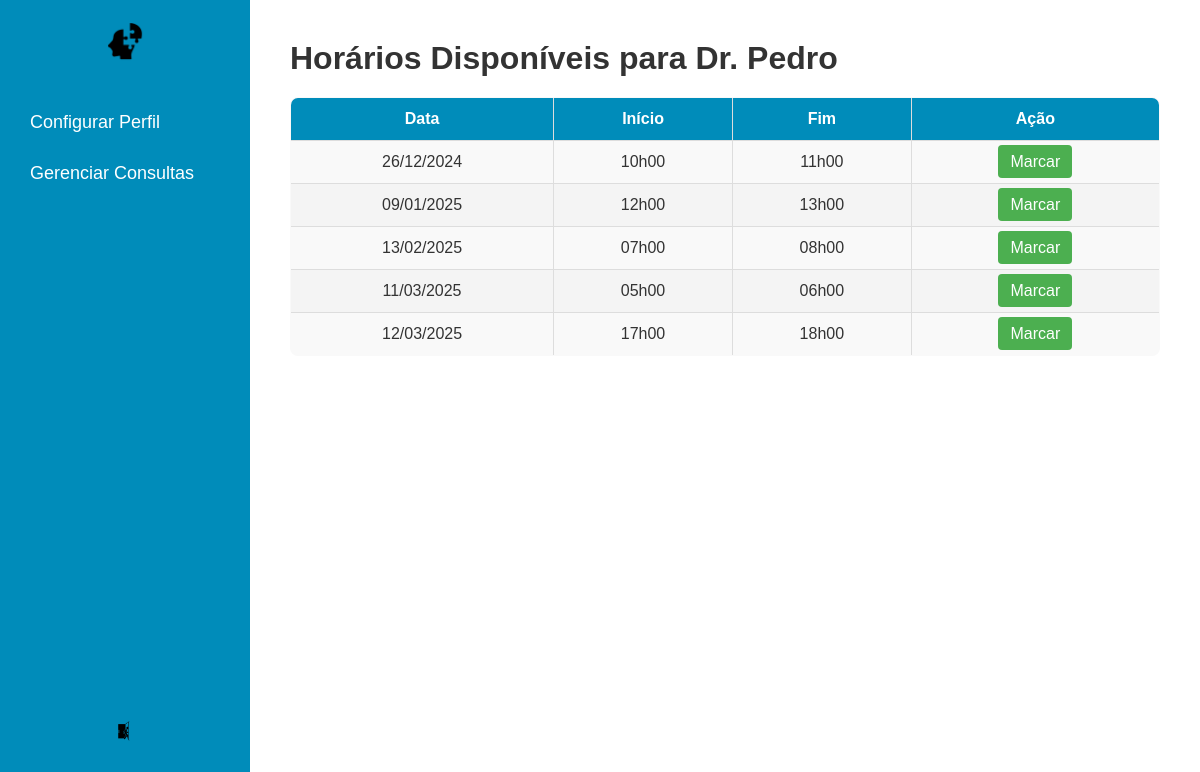
The app's page /psicologo/2/horarios/ (signed in), older data.
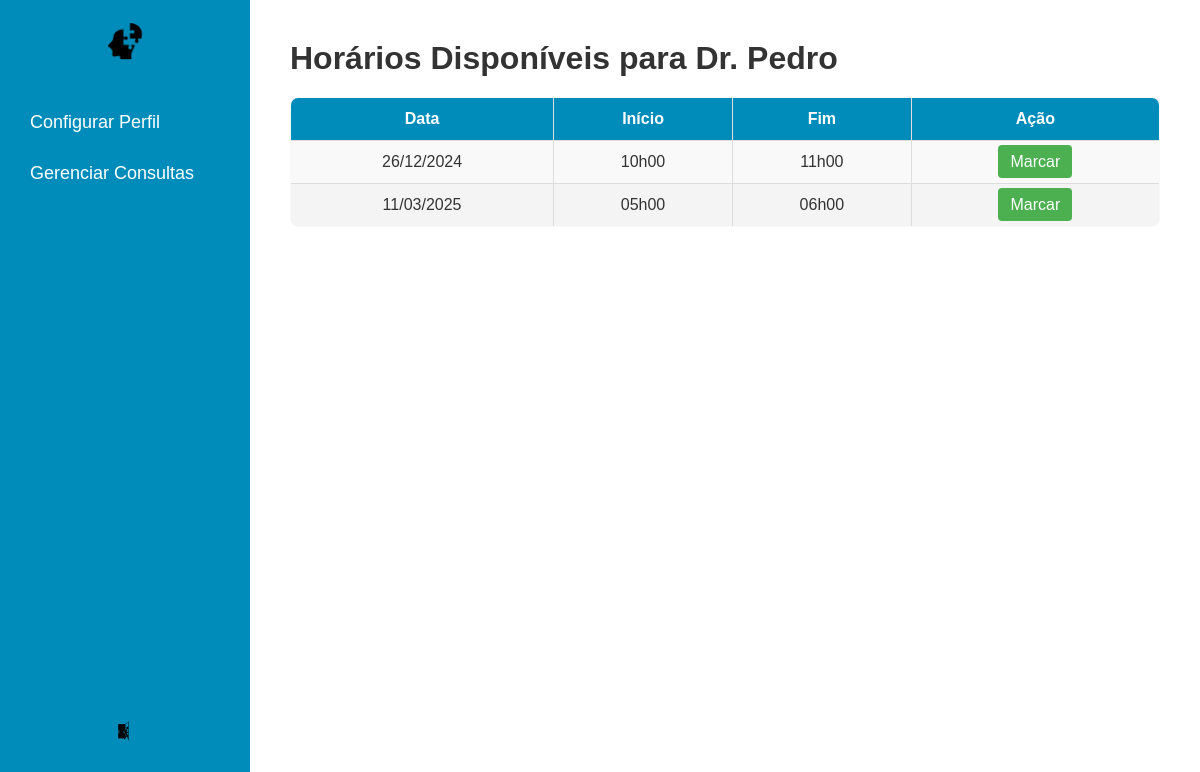
The same page, newer data.
### usuarios/models.py (models this page shows, shortened)
class Horario(models.Model):
    psicologo = models.ForeignKey(
        Psicologo, on_delete=models.CASCADE, related_name="horarios"
    )
    data = models.DateField()
    hora_inicio = models.CharField(
        max_length=20,
        choices=Hora.choices(),
    )
    hora_fim = models.CharField(
        max_length=20,
        choices=Hora.choices(),
    )
    disponivel = models.BooleanField(default=True)
    paciente = models.ForeignKey(
        Paciente, null=True, blank=True, on_delete=models.SET_NULL, related_name="horarios"
    )

### usuarios/views.py (the view)
# urls.py: path('psicologo/<int:psicologo_id>/horarios/', views.listar_horario, name='calendario_psicologo'),
def listar_horario(request, psicologo_id):
    user_id = request.session['usuario_id']
    try:
        usuario = Usuario.objects.get(id=user_id)
    except Usuario.DoesNotExist:
        return redirect('login')
    psicologo = get_object_or_404(Psicologo, id=psicologo_id)
    print(psicologo)
    horarios_disponiveis = psicologo.horarios.filter(disponivel=True)
    for i in horarios_disponiveis:
        print(i)
    return render(request, 'usuarios/listar_horario.html', {'psicologo': psicologo, 'horarios': horarios_disponiveis})

### usuarios/templates/usuarios/listar_horario.html (shortened to what this page needs)
<!DOCTYPE html>
<html lang="pt-br">
<head>
    {% load static %}
    <link rel="stylesheet" href="{% static 'css/dashboard.css' %}">
</head>
<body>
    <div class="sidebar" id="sidebar">
        <div class="logo">
            <a href="{% url 'dashboard' %}">
                <img src="{% static 'images/logo.png' %}" alt="Logo" />
            </a>
        </div>
        <div class="sidebar-links">
            <a href="{% url 'configurar_perfil' %}">Configurar Perfil</a>
            <a href="{% url 'gerenciar_consultas' %}">Gerenciar Consultas</a>
        </div>
        <div class="logout-container">
            <a href="{% url 'logout' %}" class="logout">
                <img src="{% static 'images/sair.png' %}" alt="Sair">
            </a>
        </div>
    </div>
    <div class="main-content">
        <h1>Horários Disponíveis para {{ psicologo.nome }}</h1>
        {% if horarios %}
        <table class="horarios-table">
            <thead>
                <tr>
                    <th>Data   </th>
                    <th>Início   </th>
                    <th>Fim   </th>
                    <th>Ação</th>
                </tr>
            </thead>
            <tbody>
                {% for horario in horarios %}
                <tr>
                    <td>{{ horario.data|date:"d/m/Y" }}</td>
                    <td>{{ horario.hora_inicio}}</td>
                    <td> {{ horario.hora_fim}}</td>
                    <td>
                        <a href="{% url 'marcar_horario' horario.id %}" class="btn">Marcar</a>
                    </td>
                </tr>
                {% endfor %}
            </tbody>
        </table>
        {% else %}
        <p>Não há horários disponíveis para este psicólogo no momento.</p>
        {% endif %}
    </div>
</body>
</html>

Row changes from the older to the newer data that the page shows:
no longer on this page (row edited): Horario: data "09/01/2025", hora_inicio "12h00", hora_fim "13h00"
no longer on this page (row edited): Horario: data "13/02/2025", hora_inicio "07h00", hora_fim "08h00"
no longer on this page (row edited): Horario: data "12/03/2025", hora_inicio "17h00", hora_fim "18h00"
